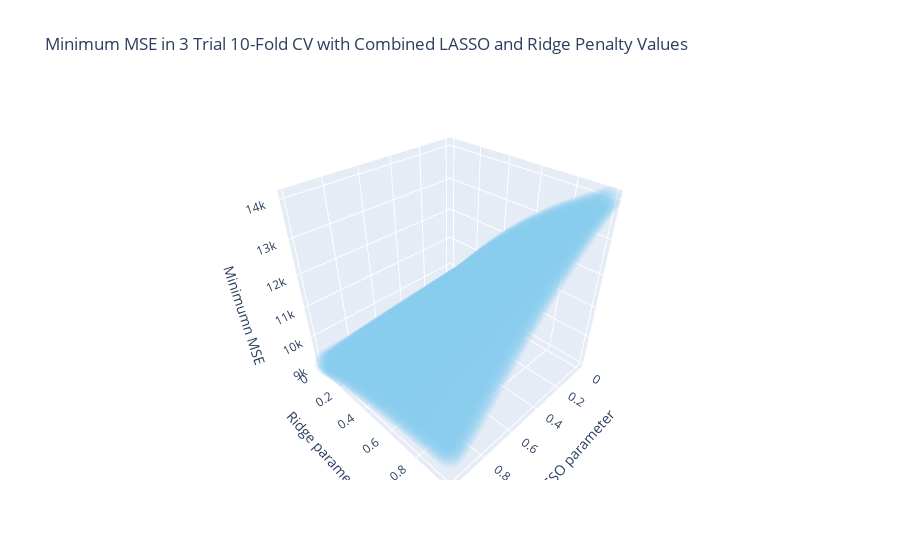

Notebook source saved alongside this figure:
### Code cell
# Plotting 3 dimensional plot
fig = go.Figure(
    data=px.scatter_3d(
        graphdf,
        x="l1",
        y="alpha",
        z="min",
        opacity=0.05,
        labels={
            "l1": "LASSO parameter",
            "alpha": "Ridge parameter",
            "min": "Minimumn MSE",
        },
        color_discrete_sequence=px.colors.qualitative.Safe,
        title="Minimum MSE in 3 Trial 10-Fold CV with Combined LASSO and Ridge Penalty Values",
    )
)
fig.show()

### Figure 1 — Plotly figure (JSON) as saved in the notebook; plotly's stock layout.template omitted (floating-point values rounded to 4 significant figures; data arrays with more than 128 entries replaced by an {"elided": "..."} marker saying what was removed)
{"data": [{"hovertemplate": "LASSO parameter=%{x}<br>Ridge parameter=%{y}<br>Minimumn MSE=%{z}<extra></extra>", "legendgroup": "", "marker": {"color": "rgb(136, 204, 238)", "opacity": 0.05, "symbol": "circle"}, "mode": "markers", "name": "", "scene": "scene", "showlegend": false, "type": "scatter3d", "x": {"elided": "10000 float values"}, "y": {"elided": "10000 float values"}, "z": {"elided": "10000 float values"}}], "layout": {"legend": {"tracegroupgap": 0}, "scene": {"domain": {"x": [0, 1], "y": [0, 1]}, "xaxis": {"title": {"text": "LASSO parameter"}}, "yaxis": {"title": {"text": "Ridge parameter"}}, "zaxis": {"title": {"text": "Minimumn MSE"}}}, "title": {"text": "Minimum MSE in 3 Trial 10-Fold CV with Combined LASSO and Ridge Penalty Values"}}}
